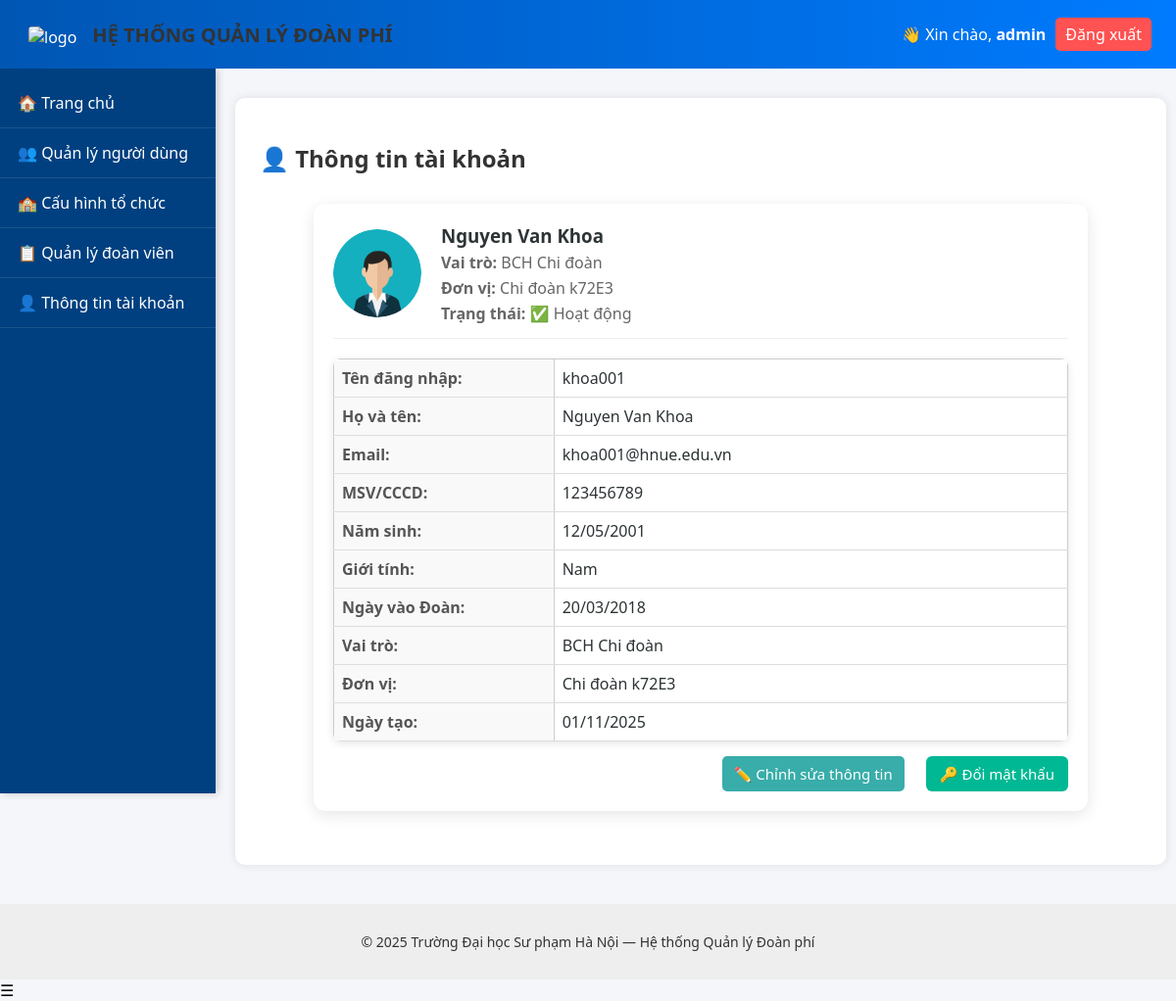
Before: /pages/profile.php?id=7 (signed in) with the older database file.
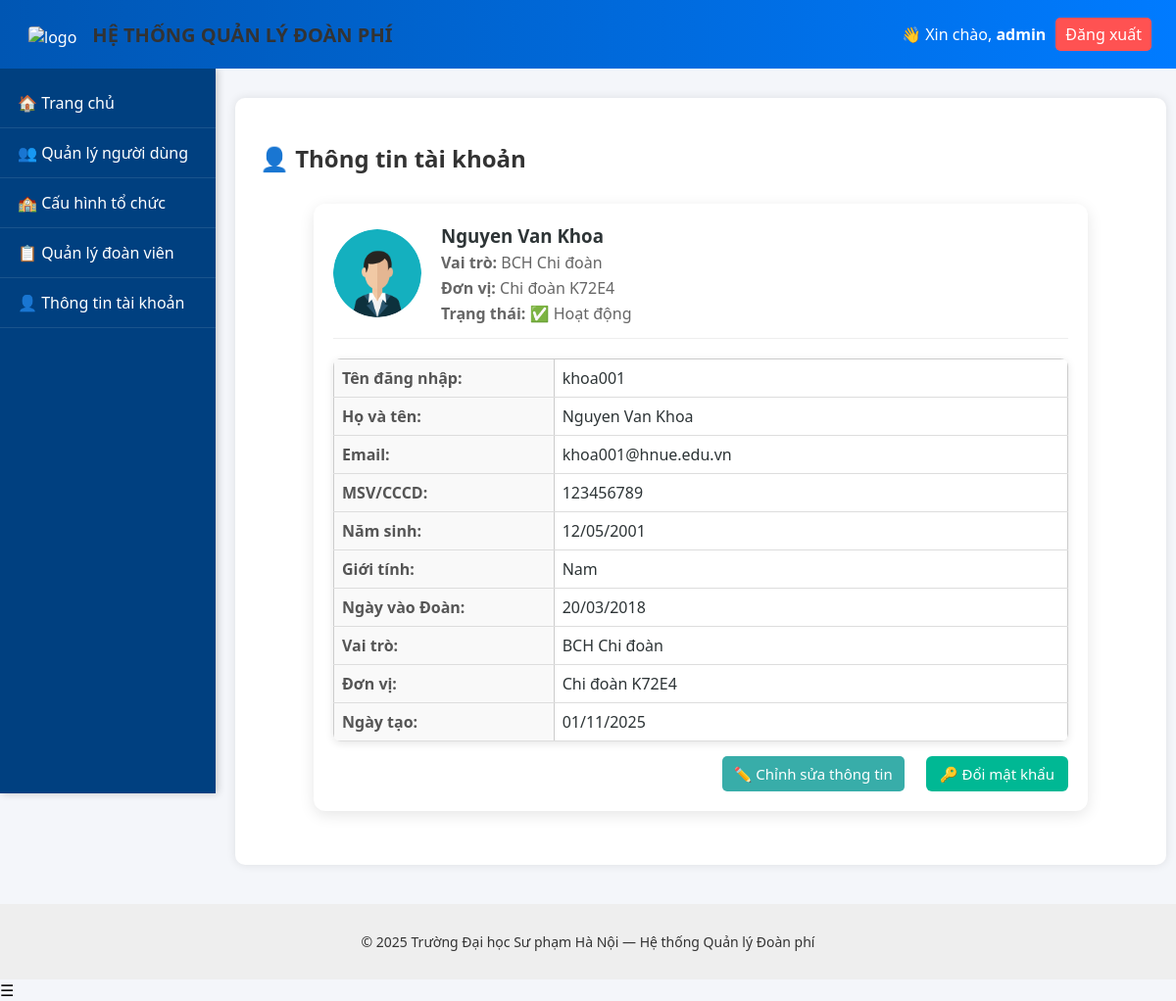
After: the same page with the newer database file.
### tables this page shows
CREATE TABLE `users` (
  `userId` int(11) NOT NULL,
  `userName` varchar(255) NOT NULL,
  `fullName` varchar(255) DEFAULT NULL,
  `gender` enum('M','F','O') DEFAULT 'O',
  `identifyCard` varchar(255) DEFAULT NULL,
  `email` varchar(255) DEFAULT NULL,
  `password` varchar(255) NOT NULL,
  `birthDate` date DEFAULT NULL,
  `joinDate` date DEFAULT NULL,
  `unit` varchar(255) DEFAULT NULL,
  `isAdmin` tinyint(1) DEFAULT 0,
  `createdAt` datetime DEFAULT current_timestamp(),
  `updatedAt` datetime DEFAULT current_timestamp() ON UPDATE current_timestamp()
);

CREATE TABLE `organization_units` (
  `id` int(11) NOT NULL,
  `unit_name` varchar(255) NOT NULL,
  `unit_level` enum('Truong','Khoa','ChiDoan') NOT NULL,
  `parent_id` int(11) DEFAULT NULL,
  `leader_id` int(11) DEFAULT NULL,
  `deputy_id` int(11) DEFAULT NULL,
  `created_at` timestamp NOT NULL DEFAULT current_timestamp(),
  `updated_at` timestamp NOT NULL DEFAULT current_timestamp() ON UPDATE current_timestamp()
);

CREATE TABLE `role` (
  `id` int(11) NOT NULL,
  `role_name` varchar(255) NOT NULL,
  `createdAt` datetime DEFAULT current_timestamp(),
  `updatedAt` datetime DEFAULT current_timestamp() ON UPDATE current_timestamp()
);

### pages/profile.php (the view, shortened to what this page needs)
<?php
include("../includes/header.php");
include("../includes/navbar.php");
include("../config/db.php");
$currentUser = $_SESSION['user'];
$userId = ($currentUser['isAdmin'] && isset($_GET['id']))
    ? intval($_GET['id'])
    : intval($currentUser['userId']);
$query = "
    SELECT
        u.userId, u.userName, u.fullName, u.email, u.identifyCard,
        u.gender, u.birthDate, u.joinDate, u.unit, u.isAdmin, u.createdAt,
        r.role_name,
        ou.unit_name AS unit_name
    FROM users u
    LEFT JOIN user_role ur ON u.userId = ur.user_id
    LEFT JOIN role r ON ur.role_id = r.id
    LEFT JOIN organization_units ou ON u.unit = ou.id
    WHERE u.userId = $userId
    LIMIT 1
";
$result = $conn->query($query);
$user = $result->fetch_assoc();
?>
<div class="container">
  <h2>👤 Thông tin tài khoản</h2>
  <div class="profile-card">
    <div class="profile-header">
      <div class="avatar">
        <img src="../public/img/avt.png" alt="avatar">
      </div>
      <div class="info">
        <h3><?= htmlspecialchars($user['fullName'] ?? 'Chưa cập nhật') ?></h3>
        <p><b>Vai trò:</b> <?= htmlspecialchars($user['role_name'] ?? 'Chưa gán vai trò') ?></p>
        <p><b>Đơn vị:</b> <?= htmlspecialchars($user['unit_name'] ?? 'Chưa cập nhật') ?></p>
        <p><b>Trạng thái:</b> <?= ($user['isAdmin'] ? '🛡️ Quản trị viên' : '✅ Hoạt động') ?></p>
      </div>
    </div>
    <div class="profile-body">
      <table class="table profile-table">
        <tr><th>Tên đăng nhập:</th><td><?= htmlspecialchars($user['userName']) ?></td></tr>
        <tr><th>Họ và tên:</th><td><?= htmlspecialchars($user['fullName']) ?></td></tr>
        <tr><th>Email:</th><td><?= htmlspecialchars($user['email']) ?></td></tr>
        <tr><th>MSV/CCCD:</th><td><?= htmlspecialchars($user['identifyCard'] ?? 'Chưa cập nhật') ?></td></tr>
        <tr><th>Năm sinh:</th><td><?= $user['birthDate'] ? date("d/m/Y", strtotime($user['birthDate'])) : 'Chưa cập nhật' ?></td></tr>
        <tr><th>Giới tính:</th>
          <td>
            <?php
              if ($user['gender'] === 'M') echo 'Nam';
              elseif ($user['gender'] === 'F') echo 'Nữ';
              elseif ($user['gender'] === 'O') echo 'Khác';
              else echo 'Chưa cập nhật';
            ?>
          </td>
        </tr>
        <tr><th>Ngày vào Đoàn:</th><td><?= $user['joinDate'] ? date("d/m/Y", strtotime($user['joinDate'])) : 'Chưa cập nhật' ?></td></tr>
        <tr><th>Vai trò:</th><td><?= htmlspecialchars($user['role_name']) ?></td></tr>
        <tr><th>Đơn vị:</th><td><?= htmlspecialchars($user['unit_name'] ?? 'Chưa cập nhật') ?></td></tr>
        <tr><th>Ngày tạo:</th><td><?= date("d/m/Y", strtotime($user['createdAt'])) ?></td></tr>
      </table>
    </div>
    <div class="profile-footer">
      <a href="edit_user.php?id=<?= $user['userId'] ?>" class="btn-edit">✏️ Chỉnh sửa thông tin</a>
      <a href="change_password.php" class="btn-password">🔑 Đổi mật khẩu</a>
    </div>
  </div>
</div>
<?php include("../includes/footer.php"); ?>

Changed rows visible on the page:
changed users "Nguyen Van Khoa": organization_units.unit_name "Chi đoàn k72E3" → "Chi đoàn K72E4"
